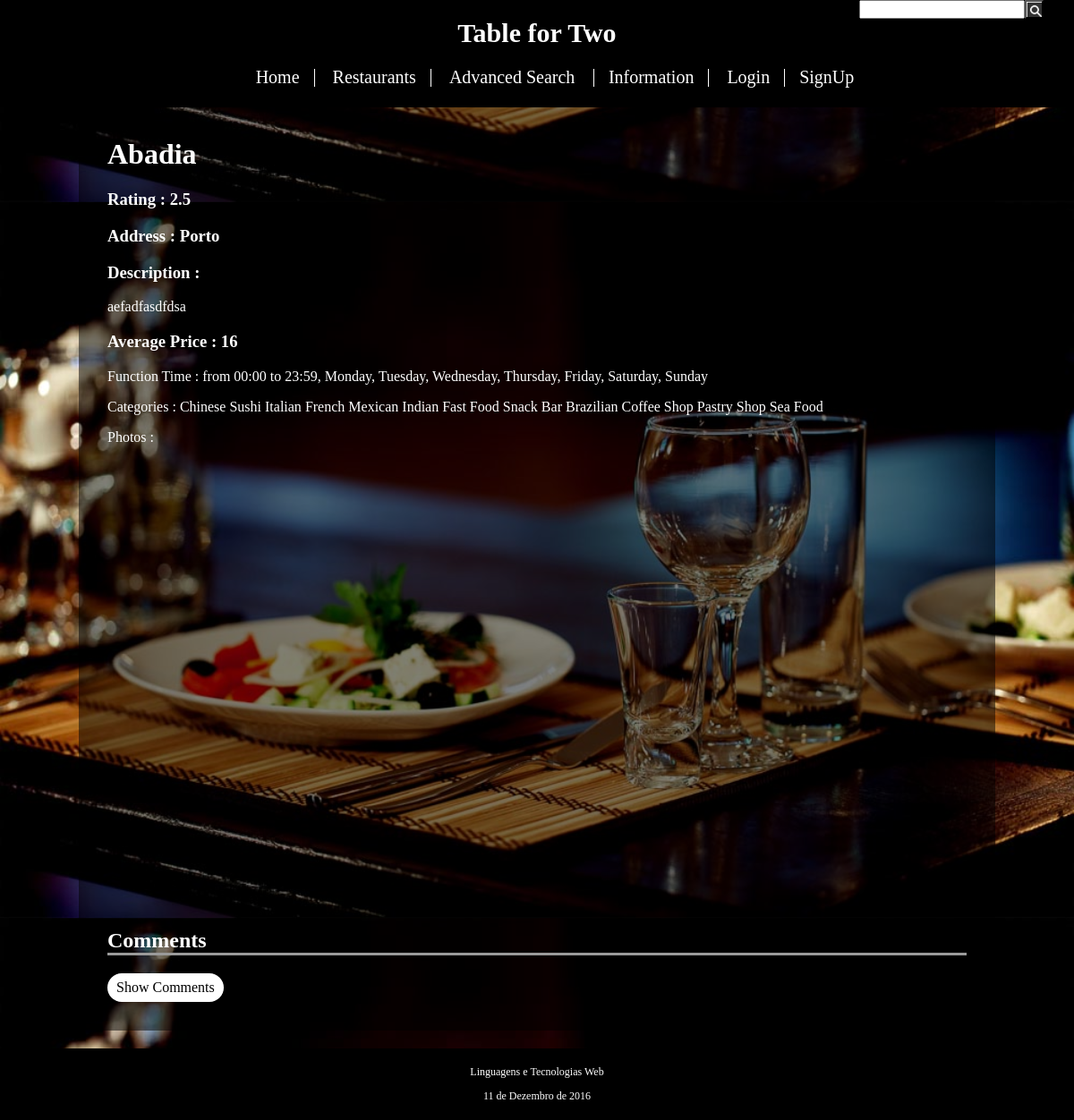
Page /restaurant_item.php?id=1 on the earlier database version.
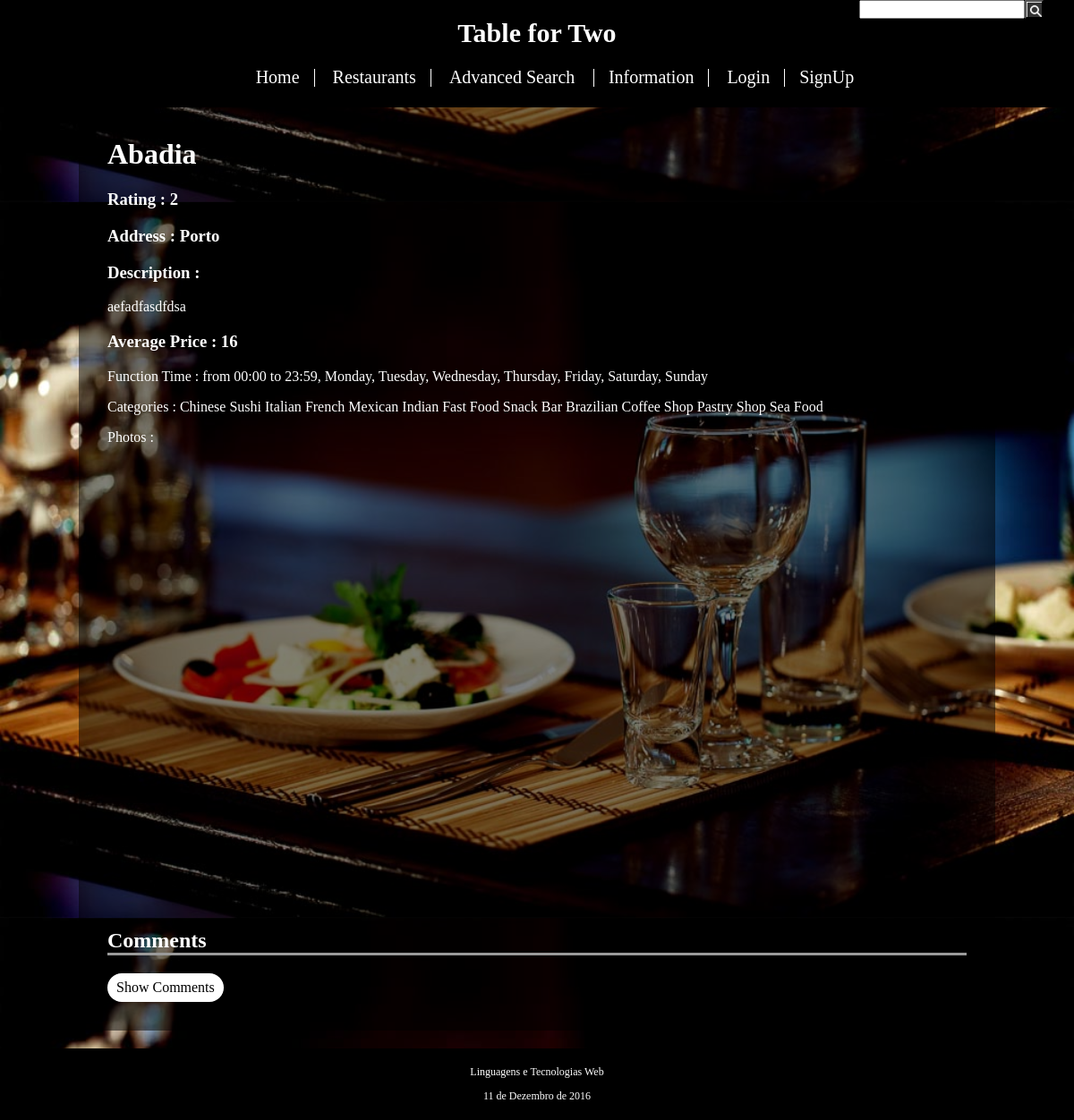
Same page on the later database version.
### tables this page shows
CREATE TABLE Restaurant (
	id_restaurant INTEGER PRIMARY KEY AUTOINCREMENT,
	id_owner INTEGER REFERENCES Account(id_account),
	--id_functionTime INTEGER REFERENCES FunctionTime(id_functionTime),
	id_category VARCHAR REFERENCES Category(id_category),
	name VARCHAR NOT NULL,
	address VARCHAR NOT NULL,
	avg_price INTEGER NOT NULL,
	description VARCHAR,
	stars REAL,
	open_time VARCHAR NOT NULL,
	close_time VARCHAR NOT NULL,
	monday BOOLEAN NOT NULL,
	tuesday BOOLEAN NOT NULL,
	wednesday BOOLEAN NOT NULL,
	thursday BOOLEAN NOT NULL,
	friday BOOLEAN NOT NULL,
	saturday BOOLEAN NOT NULL,
	sunday BOOLEAN NOT NULL
);

CREATE TABLE RestaurantFood (
	id_restaurant_food INTEGER PRIMARY KEY,
	id_restaurant INTEGER REFERENCES Restaurant(id_restaurant),
	id_category VARCHAR REFERENCES Category(id_category)
);

### restaurant_item.php (called while the page is built, shortened)
<?php
	include_once('database/connection.php');
	include_once('database/restaurant.php');
	include_once('database/restaurant_food.php');
	include('templates/header.php');
	include('templates/restaurant_item.php');
	include('templates/footer.php');
 ?>

### database/restaurant.php (called while the page is built, shortened)
<?php
	function getRestaurantItem($db, $id){
		$stmt = $db->prepare('SELECT * FROM Restaurant WHERE id_restaurant = ?');
		$stmt->execute($id);
		$result = $stmt->fetch();
		return $result;
	}
	function getRestaurantPhotos($db,$id_restaurant){
		$stmt = $db->prepare('SELECT path FROM Photo WHERE id_restaurant = ?');
		$stmt->execute(array($id_restaurant));
		$result = $stmt->fetchAll();
		return $result;
	}
 ?>

### database/restaurant_food.php (called while the page is built, shortened)
<?php
	function getRestaurantFood($db,$id_restaurant){
		$stmt = $db->prepare('SELECT id_category FROM RestaurantFood WHERE id_restaurant = ?');
		$stmt->execute(array($id_restaurant));
		$result = $stmt->fetchAll();
		return $result;
	}
?>

### templates/restaurant_item.php (the view, shortened to what this page needs)
<div id="content">
	<div id="restaurant information">
		<?php
			$result = getRestaurantItem($db, array($_GET['id']));
			$categories = getRestaurantFood($db,$_GET['id']);
			$photos = getRestaurantPhotos($db,$_GET['id']);
				?>
				<?php
			echo '<h1>' . $result['name'] . '</h1>';
			echo '<h3> Rating : ' . $result['stars'] . '</h3>';
			echo '<h3 id="address"> Address : ' . $result['address'] . '</h3>';
			echo '<h3> Description :</h3>';
			echo '<p>' . $result['description'] . '</p>';
			echo '<h3> Average Price : ' . $result['avg_price'] . '</h3>';
			echo '<p> Function Time : from ' . $result['open_time'] . ' to ' . $result['close_time'];
			if($result['monday']) echo ', Monday';
			if($result['tuesday']) echo ', Tuesday';
			if($result['wednesday']) echo ', Wednesday';
			if($result['thursday']) echo ', Thursday';
			if($result['friday']) echo ', Friday';
			if($result['saturday']) echo ', Saturday';
			if($result['sunday']) echo ', Sunday';
			echo '</p>';
			echo '<p> Categories : ';
			foreach($categories as $category)
				echo $category['id_category'] . '  ';
			echo '</p>';
			echo '<p> Photos : <br>';
			echo '</p>';
		?>
	</div>
	<div id="map"></div>
	<h2 class="subtitle"> Comments </h2>
	<input id="button_comments" class="button_1 button" type="submit" value="Show Comments" >
</div>

### templates/header.php (shortened to what this page needs)
<!DOCTYPE html>
<html>
	<head>
		<link rel="stylesheet" href="css/site.css">
	</head>
	<body>
		<div id="header">
			<h1> Table for Two </h1>
			<div id="search_bar">
				<input type="text" name="search">
				<input type="submit" class="button_search button" value=""/>
			</div>
			<div id="menu">
				<ul>
					<li><input id="go_home" class="header_button button" action="index.php" type="submit" value="Home" /></li>
					<li><input id="go_restaurants" class="header_button button" action="restaurants.php" type="submit" value="Restaurants" /></li>
					<li><input id="go_advanced_search" class="header_button button" action="advanced_search.php" type="submit" value="Advanced Search" /> </li>
					<li><input id="go_information" class="header_button button" action="information.php" type="submit" value="Information" /></li>
					<?php
					if (isset($_SESSION['id_account'])){
						if($_SESSION['type'] == 'owner')
								echo '<li><input id="go_my_restaurants" class="header_button button" action="my_restaurants.php" type="submit" value="My Restaurants" /></li>';
						else
								echo '<li><input id="go_my_favorite" class="header_button button" action="my_favorite.php" type="submit" value="My Favorite" /></li>';
						echo '<li><input id="go_my_account" class="header_button button" action="my_account.php" type="submit" value="' . $_SESSION['name'] .'" /></li>';
						echo '<li><input id="do_logout" class="header_button button" action="action_logout.php" type="submit" value="Logout" /></li>';
					}
					else{
						echo '<li><input id="do_login" class="header_button button" type="submit" value="Login" /></li>';
						echo '<li><input id="do_signup" class="header_button button" action="signup.php" type="submit" value="SignUp" /></li>';
					}
					?>
				</ul>
			</div>
		</div>

### templates/footer.php
		<div id="footer">
				<p> Linguagens e Tecnologias Web </p>
				<p> 11 de Dezembro de 2016 </p>
		</div>
	</body>
</html>

### css/site.css (style rules this page uses)
html { position:relative; }
body { background-image: url(images/background.jpg); background-position: 0%; background-size: 100%; background-attachment: fixed; font-family: times, serif; margin: 0px auto; display : block; }
#header { display: inline-block; background-color: #000000; color: #ffffff; text-align: center; width:100%; padding-bottom: 5px; }
#header h1 { font-size: 30px; }
#menu li { display: inline; text-decoration: none; margin: 10px; display: inline; border-right: 1px solid #ffffff; padding-right: 10px; margin-right: 0px; font-size: 18px; color: #ffffff; }
#menu li:last-child { border-right: none; }
#content { width: 1000px; margin: 0px auto; display: none; background-color: rgba(0,0,0,0.5); color: #ffffff; padding: 1%; margin-bottom: 100px; }
#content > * { display:block; margin:20px; }
#footer { text-align: center; color: #ffffff; font-size: 12px; position: fixed; right: 0; bottom: 0; left: 0; background-color: #000000; padding: 7px; }
#search_bar { display: block; position: fixed; left: 80%; top: 0px; }
.subtitle { border-bottom-style: outset; }
.button { text-align: center; text-decoration: none; cursor: pointer; outline: none; font-family: times, serif; }
.header_button { background-color: black; border: none; color: white; font-size: 20px; font-style: bold; }
.button_1 { background-color: white; border: none; border-radius: 20px; color: black; padding: 7px 10px; margin-top: 20px; text-align: center; font-size: 16px; }
.button_search { background-image: url(images/search.png); background-size: 21px; width: 21px; height: 21px; float: right; }
#map { padding-bottom : 50%; width: auto; }

Differences in the rows shown:
changed restaurant "Abadia": stars "2.5" → "2"
